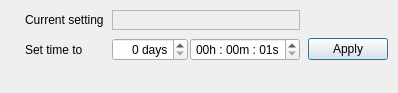
<?xml version="1.0" encoding="UTF-8"?>
<ui version="4.0">
 <class>Lock</class>
 <widget class="QDialog" name="Lock">
  <property name="geometry">
   <rect>
    <x>0</x>
    <y>0</y>
    <width>397</width>
    <height>92</height>
   </rect>
  </property>
  <layout class="QGridLayout" name="gridLayout">
   <property name="sizeConstraint">
    <enum>QLayout::SetFixedSize</enum>
   </property>
   <property name="leftMargin">
    <number>10</number>
   </property>
   <property name="topMargin">
    <number>10</number>
   </property>
   <property name="rightMargin">
    <number>10</number>
   </property>
   <property name="bottomMargin">
    <number>10</number>
   </property>
   <property name="spacing">
    <number>8</number>
   </property>
   <item row="2" column="3">
    <layout class="QHBoxLayout" name="horizontalLayout">
     <property name="spacing">
      <number>2</number>
     </property>
     <item>
      <widget class="QSpinBox" name="sbDays">
       <property name="alignment">
        <set>Qt::AlignRight|Qt::AlignTrailing|Qt::AlignVCenter</set>
       </property>
       <property name="suffix">
        <string> days</string>
       </property>
       <property name="maximum">
        <number>365</number>
       </property>
      </widget>
     </item>
     <item>
      <widget class="QTimeEdit" name="sbTime">
       <property name="alignment">
        <set>Qt::AlignRight|Qt::AlignTrailing|Qt::AlignVCenter</set>
       </property>
       <property name="minimumTime">
        <time>
         <hour>0</hour>
         <minute>0</minute>
         <second>1</second>
        </time>
       </property>
       <property name="currentSection">
        <enum>QDateTimeEdit::HourSection</enum>
       </property>
       <property name="displayFormat">
        <string>HH'h' : mm'm' : ss's'</string>
       </property>
       <property name="time">
        <time>
         <hour>0</hour>
         <minute>0</minute>
         <second>1</second>
        </time>
       </property>
      </widget>
     </item>
    </layout>
   </item>
   <item row="2" column="4">
    <widget class="QPushButton" name="btnApply">
     <property name="text">
      <string>Apply</string>
     </property>
    </widget>
   </item>
   <item row="2" column="2">
    <widget class="QLabel" name="label_2">
     <property name="text">
      <string>Set time to</string>
     </property>
    </widget>
   </item>
   <item row="1" column="2">
    <widget class="QLabel" name="label_3">
     <property name="text">
      <string>Current setting</string>
     </property>
    </widget>
   </item>
   <item row="1" column="1" rowspan="2">
    <widget class="QLabel" name="label">
     <property name="sizePolicy">
      <sizepolicy hsizetype="Preferred" vsizetype="Preferred">
       <horstretch>0</horstretch>
       <verstretch>0</verstretch>
      </sizepolicy>
     </property>
     <property name="text">
      <string/>
     </property>
     <property name="pixmap">
      <pixmap resource="resource.qrc">:/lock/lock_32.png</pixmap>
     </property>
    </widget>
   </item>
   <item row="3" column="2" colspan="2">
    <widget class="QLabel" name="lbMessage">
     <property name="alignment">
      <set>Qt::AlignCenter</set>
     </property>
    </widget>
   </item>
   <item row="1" column="3">
    <widget class="QLabel" name="lbCurrentTime">
     <property name="minimumSize">
      <size>
       <width>0</width>
       <height>20</height>
      </size>
     </property>
     <property name="frameShape">
      <enum>QFrame::StyledPanel</enum>
     </property>
     <property name="frameShadow">
      <enum>QFrame::Sunken</enum>
     </property>
     <property name="alignment">
      <set>Qt::AlignRight|Qt::AlignTrailing|Qt::AlignVCenter</set>
     </property>
    </widget>
   </item>
  </layout>
 </widget>
 <resources>
  <include location="resource.qrc"/>
 </resources>
 <connections/>
</ui>
